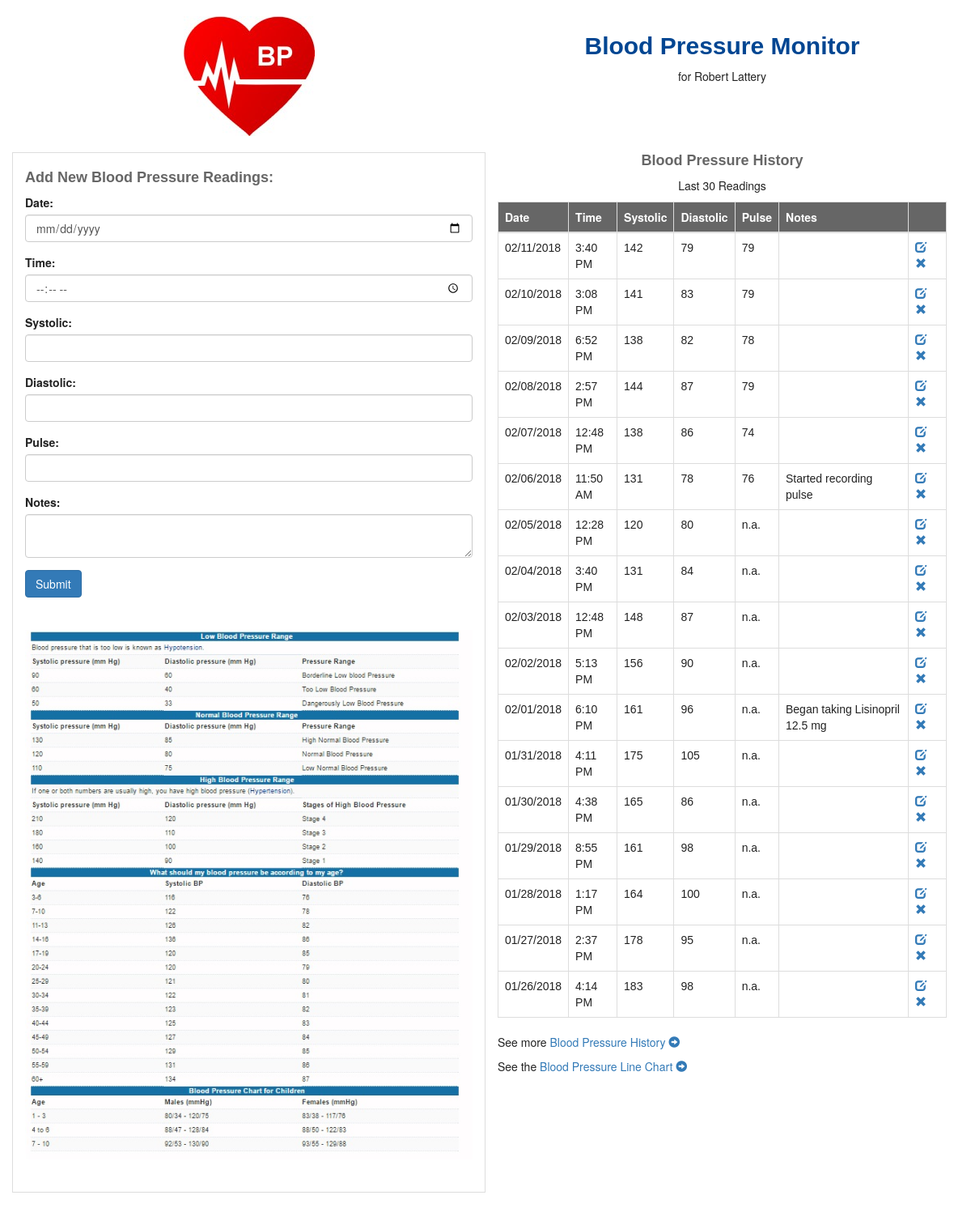
The page / on the database its author committed.
### tables this page shows
CREATE TABLE `bpdata` (
  `id` int(10) UNSIGNED NOT NULL,
  `client` int(11) NOT NULL,
  `date` date NOT NULL,
  `time` time NOT NULL,
  `systolic` int(11) NOT NULL,
  `diastolic` int(11) NOT NULL,
  `pulse` int(11) DEFAULT NULL,
  `notes` mediumtext
);

### index.php (the view, shortened to what this page needs)
<!DOCTYPE html>
<html lang="en">
<head>
   <link rel="stylesheet" href="http://maxcdn.bootstrapcdn.com/bootstrap/3.2.0/css/bootstrap.min.css">
	<link rel="stylesheet" type="text/css" href="maincss.css">
</head>
<body>
&nbsp;<br>
<div class="container">
	<div class="row">
	   <div class="col-sm-6">
	      <img src="images/bp_logo1.jpg" class="img-responsive center-block" width="162" height="148" alt="bp_logo1">
	   </div>
		<div class="col-sm-6">
			<h1 class="text-center">Blood Pressure Monitor</h1><p style="text-align: center;">for Robert Lattery</p>
	   </div>
	</div>
   <div class="row" style="margin-top: 20px;">
	   <div class="col-sm-6" style="border: solid 1px #DDDDDD; margin-bottom: 20px;">
			<h2>Add New Blood Pressure Readings:</h2>
			<form action="index.php" method="post">
				<div class="form-group">
					<label for="mydate">Date:</label>
					<input type="date" class="form-control" id="mydate" name="mydate" required>
				</div>
				<div class="form-group">
					<label for="mytime">Time:</label>
					<input type="time" class="form-control" id="mytime" name="mytime" required>
				</div>
				<div class="form-group">
					<label for="systolic">Systolic:</label>
					<input type="number" class="form-control" id="systolic" name="systolic" required>
				</div>
				<div class="form-group">
					<label for="diastolic">Diastolic:</label>
					<input type="number" class="form-control" id="diastolic" name="diastolic" required>
				</div>
				<div class="form-group">
					<label for="pulse">Pulse:</label>
					<input type="number" class="form-control" id="pulse" name="pulse">
				</div>
				<div class="form-group">
					<label for="notes">Notes:</label>
					<textarea class="form-control" rows="2" id="notes" name="notes"></textarea>
				</div>
				<button type="submit" class="btn btn-primary" id="submit" name="submit">Submit</button>
			</form>
			<br><br>
			<img src="images/bp_table.jpg" class="img-responsive center-block" width="609" height="720" alt="blood pressure table">
			<br>&nbsp;
	   </div>
	   <div class="col-sm-6">
		   <h2 class="text-center" style="margin-top: 0px;">Blood Pressure History</h2><p style="text-align: center;">Last 30 Readings</p>
			<div class="table-responsive">
			   <table class="table table-bordered">
					<thead>
						<tr>
							<th>Date</th>
							<th style="width: 60px;">Time</th>
							<th>Systolic</th>
							<th>Diastolic</th>
							<th>Pulse</th>
							<th>Notes</th>
							<th>&nbsp;</th>
						</tr>
					</thead>
					<tbody>
               <?php
             	   require ("dbinfo.php");
						$conn = new mysqli($Host, $User, $Password, $DBName);
						$sql = "SELECT * FROM bpdata ORDER BY date DESC LIMIT 31";
						$result = $conn->query($sql);
						if ($result->num_rows > 0) {
							while($row = $result->fetch_assoc()) {
							   $myid = $row["id"];
							   $mydate = $row["date"];
								$thisdate = strtotime($mydate);
                        $newdate = date("m/d/Y", $thisdate);
                        $mytime = $row["time"];
								$thistime = strtotime($mytime);
								$newtime = date("g:i A", $thistime);
								$systolic = $row["systolic"];
								$diastolic = $row["diastolic"];
								$pulse = $row["pulse"];
								$notes = $row["notes"];
								if ($pulse == "0") {
								   $pulse = "n.a.";
								}
							   echo "<tr>";
								echo "<td>$newdate</td>";
								echo "<td>$newtime</td>";
								echo "<td>$systolic</td>";
								echo "<td>$diastolic</td>";
								echo "<td>$pulse</td>";
								echo "<td>$notes</td>";
								echo "<td><a href='editbp.php?id=$myid'><span class='glyphicon glyphicon-edit' title='edit'></span></a> &nbsp; <a href='deletebp.php?id=$myid' onclick=\"return confirm('Are you sure you want to delete this Blood Pressure data?\\nIt will be permanently deleted from the database.');\" title='delete'><span class='glyphicon glyphicon-remove' title='delete'></span></a></td>";
								echo "</tr>";
							}
						} else {
							echo "<tr><td colspan='6'>no results</td></tr>";
						}
             	?>
					</tbody>
				</table>
				<p>See more <a href="bp_history.php">Blood Pressure History <span class='glyphicon glyphicon-circle-arrow-right'></span></a></p>
				<p>See the <a href="linechart.php" target="_blank">Blood Pressure Line Chart <span class='glyphicon glyphicon-circle-arrow-right'></span></a></p>
			</div>
	   </div>
	</div>
	<div class="row">
	   <div class="col-sm-12">
		</div>
	</div>
</div>
</body>
</html>

### maincss.css (style rules this page uses)
body { color: #222222; background-color: #FFFFFF; }
h1 { font: bold 30px arial; color: #004692; }
h2 { font: bold 18px arial; color: #666666; }
th { background-color: #666666; color: #FFFFFF; }
td { font: normal 14px arial; }

### rows shown on the page
bpdata: date "02/11/2018", time "3:40 PM", systolic "142", diastolic "79", pulse "79"
bpdata: date "02/10/2018", time "3:08 PM", systolic "141", diastolic "83", pulse "79"
bpdata: date "02/09/2018", time "6:52 PM", systolic "138", diastolic "82", pulse "78"
bpdata: date "02/08/2018", time "2:57 PM", systolic "144", diastolic "87", pulse "79"
bpdata: date "02/07/2018", time "12:48 PM", systolic "138", diastolic "86", pulse "74"
bpdata: date "02/06/2018", time "11:50 AM", systolic "131", diastolic "78", pulse "76", notes "Started recording pulse"
bpdata: date "02/05/2018", time "12:28 PM", systolic "120", diastolic "80", pulse "n.a."
bpdata: date "02/04/2018", time "3:40 PM", systolic "131", diastolic "84", pulse "n.a."
bpdata: date "02/03/2018", time "12:48 PM", systolic "148", diastolic "87", pulse "n.a."
bpdata: date "02/02/2018", time "5:13 PM", systolic "156", diastolic "90", pulse "n.a."
bpdata: date "02/01/2018", time "6:10 PM", systolic "161", diastolic "96", pulse "n.a.", notes "Began taking Lisinopril 12.5 mg"
bpdata: date "01/31/2018", time "4:11 PM", systolic "175", diastolic "105", pulse "n.a."
bpdata: date "01/30/2018", time "4:38 PM", systolic "165", diastolic "86", pulse "n.a."
bpdata: date "01/29/2018", time "8:55 PM", systolic "161", diastolic "98", pulse "n.a."
bpdata: date "01/28/2018", time "1:17 PM", systolic "164", diastolic "100", pulse "n.a."
bpdata: date "01/27/2018", time "2:37 PM", systolic "178", diastolic "95", pulse "n.a."
bpdata: date "01/26/2018", time "4:14 PM", systolic "183", diastolic "98", pulse "n.a."
